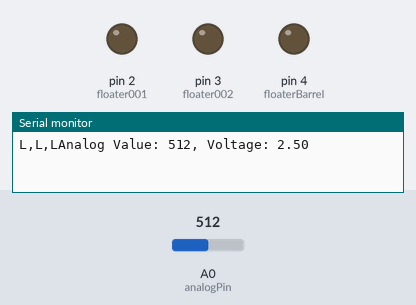
This sketch was run on a simulated Arduino Uno, built with avr-gcc and run on an emulated ATmega328P. On the bench: output pins drawn as LEDs (lit = HIGH), the last lines printed to the serial monitor. The inputs (shaded band) are chosen by the test bench; at power-on: A0 (analogPin) = 512.

Above: at 0.5 s.
At 1.5 s:
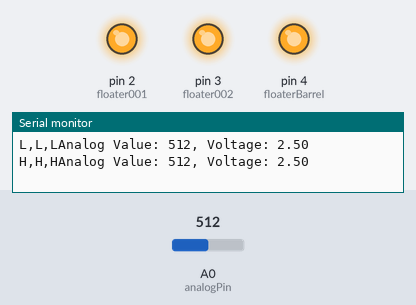
At 2.5 s:
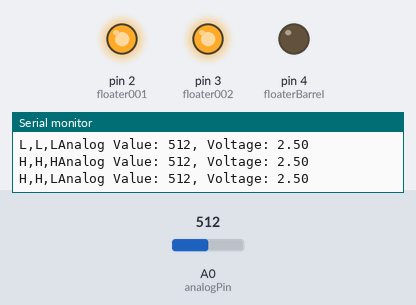
At 3.5 s:
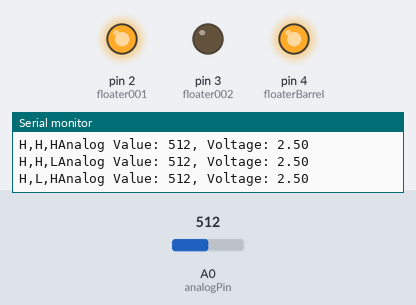
At 4.5 s:
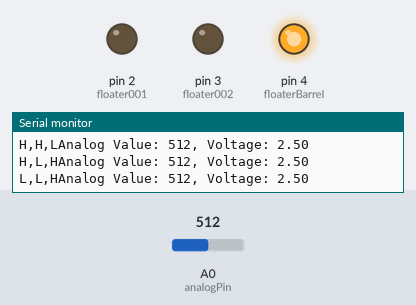
Timing chart, 0 to 6.5 s (numbered marks = the images above):
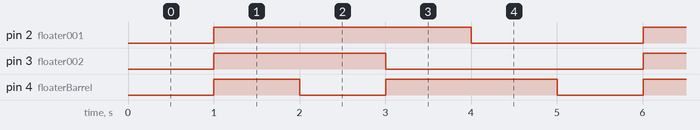

Measured:
- by itself, pin 2 (floater001): alternates HIGH for 3.0 s and LOW for 2.0 s
- by itself, pin 3 (floater002): alternates HIGH for 2.0 s and LOW for 3.0 s
- by itself, pin 4 (floaterBarrel): repeats every 5.0 s: LOW 1.0 s, HIGH 2.0 s, LOW 1.0 s, HIGH 1.0 s

The sketch:

TEST7004autoTopOff.ino
```cpp
const int analogPin = A0; // specify the analog pin you are using

void setup() {
  // Set digital pins 2 and 3 as outputs
  pinMode(2, OUTPUT); //floater001
  pinMode(3, OUTPUT); //floater002
  pinMode(4, OUTPUT); //floaterBarrel
  Serial.begin(9600);
}

void readAndPrintVoltage() {
  // Read analog voltage
  int sensorValue = analogRead(analogPin); // read the analog voltage
  float voltage = sensorValue * (5.0 / 1023.0); // convert the sensor value to voltage

  Serial.print("Analog Value: ");
  Serial.print(sensorValue);
  Serial.print(", Voltage: ");
  Serial.println(voltage);
}

void loop() {
  // All low
  digitalWrite(2, LOW);
  digitalWrite(3, LOW);
  digitalWrite(4, LOW);
  Serial.print("L,L,L");
  readAndPrintVoltage();
  delay(1000);

  // All high
  digitalWrite(2, HIGH);
  digitalWrite(3, HIGH); // 1
  digitalWrite(4, HIGH); // 1 = 0
  Serial.print("H,H,H");
  readAndPrintVoltage();
  delay(1000);

  // All low
  digitalWrite(2, HIGH);
  digitalWrite(3, HIGH);
  digitalWrite(4, LOW);
  Serial.print("H,H,L");
  readAndPrintVoltage();
  delay(1000);

  // All high
  digitalWrite(2, HIGH);
  digitalWrite(3, LOW); // 1
  digitalWrite(4, HIGH); // 1 = 0
  Serial.print("H,L,H");
  readAndPrintVoltage();
  delay(1000);

  digitalWrite(2, LOW);
  digitalWrite(3, LOW); // 1
  digitalWrite(4, HIGH); // 1 = 0
  Serial.print("L,L,H");
  readAndPrintVoltage();
  delay(1000);
}
```
